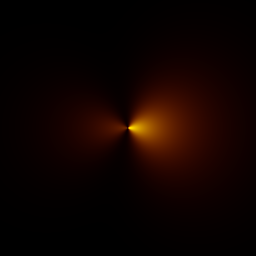
#> input picture electron_spiral_direct.png, 256 x 256 px, found by its file name
$ python check_pil_precision.py
#> lines starting #> are read from the running program, lines starting #| are printed output that depends on the picture
#!/usr/bin/env python3
"""
Check if the difference is just PIL round-trip precision
Regenerate Python images fresh and compare
"""

import numpy as np
import math
import matplotlib.pyplot as plt
from PIL import Image

def electron_spiral_numpy(x, y):
    """Using NumPy (what render_potentials_direct.py uses)"""
    r = np.sqrt(x**2 + y**2)
    theta = np.arctan2(y, x)
    spiral_phase = 12 * theta - 8 * r
    magnitude = np.exp(-(r**2) / (2 * 1.5**2))
    return spiral_phase * magnitude

def hsv_to_rgb_mpl(h, s, v):
    """Using matplotlib's version"""
    from matplotlib.colors import hsv_to_rgb as mpl_hsv2rgb
    # Convert to [0,1] range for matplotlib
    h_norm = (h % 360) / 360.0
    hsv = np.array([[[h_norm, s, v]]])
    rgb = mpl_hsv2rgb(hsv)
    return tuple(int(c * 255) for c in rgb[0, 0])

# Regenerate using EXACT method from render_potentials_direct.py
grid_size = 256
domain = [-2, 2]
x = np.linspace(domain[0], domain[1], grid_size)
y = np.linspace(domain[0], domain[1], grid_size)
X, Y = np.meshgrid(x, y)

# Compute potential
phi = electron_spiral_numpy(X, Y)

# Normalize
phi_normalized = (phi - np.min(phi)) / (np.max(phi) - np.min(phi) + 1e-6)

# Convert to HSV and RGB (matplotlib method)
from matplotlib.colors import hsv_to_rgb as mpl_hsv2rgb

h = (phi / (2 * np.pi)) % 1.0  # Hue wraps
s = np.ones_like(h)  # Full saturation
v = phi_normalized  # Brightness

hsv = np.stack([h, s, v], axis=-1)
rgb = mpl_hsv2rgb(hsv)
rgb_int = (rgb * 255).astype(np.uint8)

# Convert to PIL image
img_fresh = Image.fromarray(rgb_int)
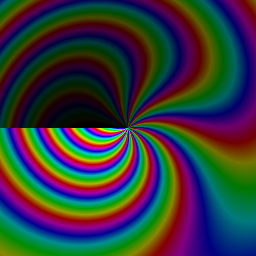
#> img_fresh: PIL image 256x256 RGB; mean R, G, B 50.6, 56.6, 59.3

# Load the existing render
img_existing = Image.open('c:/Determined/electron_spiral_direct.png')
#> img_existing is the input picture: PIL image 256x256 RGB; mean R, G, B 15.1, 2.6, 0

# Compare
fresh_array = np.array(img_fresh)
existing_array = np.array(img_existing)

diff = np.abs(fresh_array.astype(int) - existing_array.astype(int))
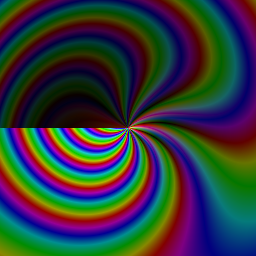
#> diff: shape (256, 256, 3) int64; mean R, G, B 49.1, 56.2, 59.3

print("="*70)
print("PIL ROUND-TRIP VERIFICATION")
print("="*70)
print(f"\nFresh render vs Existing PNG:")
print(f"  Max difference: {np.max(diff)}")
#|   Max difference: 254
print(f"  Mean difference: {np.mean(diff):.2f}")
#|   Mean difference: 54.83
print(f"  Pixels with diff > 1: {np.sum(diff > 1)} / {256*256}")
#|   Pixels with diff > 1: 152001 / 65536

corners = [(0,0), (0,255), (255,0), (255,255)]
print(f"\nCorner comparison:")
for cx, cy in corners:
    f = tuple(fresh_array[cy, cx])
    e = tuple(existing_array[cy, cx])
    d = tuple(abs(a-b) for a,b in zip(f,e))
    match = "✓" if np.max(d) <= 1 else "✗"
    print(f"  [{cx:3d},{cy:3d}]: Fresh={f}, Existing={e}, Diff={d} {match}")
#> this loop made 4 passes
#> (e, d) on passes 1 to 2: ((0, 0, 0), (0, 22, 104)), ((0, 0, 0), (136, 124, 0))
#> (f, e, d) on passes 3 to 4: ((114, 95, 0), (1, 0, 0), (113, 95, 0)), ((0, 16, 125), (1, 0, 0), (255, 16, 125))
#|   [  0,  0]: Fresh=(0, 22, 104), Existing=(0, 0, 0), Diff=(0, 22, 104) ✗
#|   [  0,255]: Fresh=(136, 124, 0), Existing=(0, 0, 0), Diff=(136, 124, 0) ✗
#|   [255,  0]: Fresh=(114, 95, 0), Existing=(1, 0, 0), Diff=(113, 95, 0) ✗
#|   [255,255]: Fresh=(0, 16, 125), Existing=(1, 0, 0), Diff=(255, 16, 125) ✗

# Save fresh version
img_fresh.save('c:/Determined/electron_spiral_fresh.png')
print(f"\n✓ Saved fresh: electron_spiral_fresh.png")

if np.max(diff) <= 1:
    print("\n✓ PIL is preserving data correctly (±1 rounding)")
elif np.max(diff) <= 5:
    print("\n⚠ Minor PIL/float precision differences (±5 on RGB)")
else:
    print("\n✗ MAJOR difference - something is wrong!")
